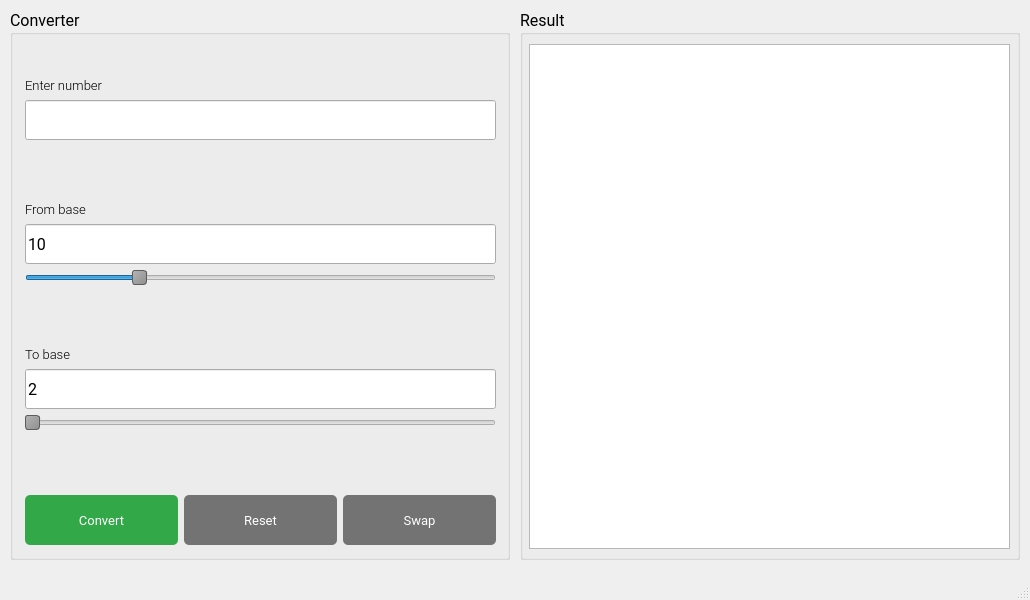
<?xml version="1.0" encoding="UTF-8"?>
<ui version="4.0">
 <class>MainWindow</class>
 <widget class="QMainWindow" name="MainWindow">
  <property name="geometry">
   <rect>
    <x>0</x>
    <y>0</y>
    <width>1030</width>
    <height>600</height>
   </rect>
  </property>
  <property name="windowTitle">
   <string>MainWindow</string>
  </property>
  <widget class="QWidget" name="centralwidget">
   <widget class="QGroupBox" name="groupBox">
    <property name="geometry">
     <rect>
      <x>10</x>
      <y>10</y>
      <width>500</width>
      <height>550</height>
     </rect>
    </property>
    <property name="font">
     <font>
      <family>Roboto</family>
      <pointsize>12</pointsize>
     </font>
    </property>
    <property name="title">
     <string>Converter</string>
    </property>
    <widget class="QWidget" name="layoutWidget">
     <property name="geometry">
      <rect>
       <x>10</x>
       <y>12</y>
       <width>481</width>
       <height>441</height>
      </rect>
     </property>
     <property name="minimumSize">
      <size>
       <width>0</width>
       <height>50</height>
      </size>
     </property>
     <layout class="QVBoxLayout" name="verticalLayout_6">
      <property name="leftMargin">
       <number>5</number>
      </property>
      <property name="rightMargin">
       <number>5</number>
      </property>
      <item>
       <layout class="QVBoxLayout" name="verticalLayout">
        <item>
         <widget class="QLabel" name="label">
          <property name="minimumSize">
           <size>
            <width>0</width>
            <height>40</height>
           </size>
          </property>
          <property name="maximumSize">
           <size>
            <width>16777215</width>
            <height>40</height>
           </size>
          </property>
          <property name="font">
           <font>
            <family>Roboto Light</family>
            <pointsize>10</pointsize>
           </font>
          </property>
          <property name="text">
           <string>Enter number</string>
          </property>
          <property name="alignment">
           <set>Qt::AlignBottom|Qt::AlignLeading|Qt::AlignLeft</set>
          </property>
         </widget>
        </item>
        <item>
         <widget class="QLineEdit" name="NumIn">
          <property name="minimumSize">
           <size>
            <width>0</width>
            <height>40</height>
           </size>
          </property>
         </widget>
        </item>
       </layout>
      </item>
      <item>
       <layout class="QVBoxLayout" name="verticalLayout_5">
        <item>
         <layout class="QVBoxLayout" name="verticalLayout_2">
          <item>
           <widget class="QLabel" name="label_2">
            <property name="minimumSize">
             <size>
              <width>0</width>
              <height>40</height>
             </size>
            </property>
            <property name="maximumSize">
             <size>
              <width>16777215</width>
              <height>40</height>
             </size>
            </property>
            <property name="font">
             <font>
              <family>Roboto Light</family>
              <pointsize>10</pointsize>
             </font>
            </property>
            <property name="text">
             <string>From base</string>
            </property>
            <property name="alignment">
             <set>Qt::AlignBottom|Qt::AlignLeading|Qt::AlignLeft</set>
            </property>
           </widget>
          </item>
          <item>
           <widget class="QLineEdit" name="from">
            <property name="minimumSize">
             <size>
              <width>0</width>
              <height>40</height>
             </size>
            </property>
            <property name="text">
             <string>10</string>
            </property>
           </widget>
          </item>
         </layout>
        </item>
        <item>
         <widget class="QSlider" name="horizontalSlider">
          <property name="styleSheet">
           <string notr="true">QSlider::handle:horizontal {
     background: qlineargradient(x1:0, y1:0, x2:1, y2:1, stop:0 #b4b4b4, stop:1 #8f8f8f);
     border: 1px solid #5c5c5c;
     width: 18px;
     margin: -2px 0; 
     border-radius: 3px;
 }</string>
          </property>
          <property name="minimum">
           <number>2</number>
          </property>
          <property name="maximum">
           <number>36</number>
          </property>
          <property name="value">
           <number>10</number>
          </property>
          <property name="orientation">
           <enum>Qt::Horizontal</enum>
          </property>
         </widget>
        </item>
       </layout>
      </item>
      <item>
       <layout class="QVBoxLayout" name="verticalLayout_4">
        <item>
         <layout class="QVBoxLayout" name="verticalLayout_3">
          <item>
           <widget class="QLabel" name="label_3">
            <property name="minimumSize">
             <size>
              <width>0</width>
              <height>40</height>
             </size>
            </property>
            <property name="maximumSize">
             <size>
              <width>16777215</width>
              <height>40</height>
             </size>
            </property>
            <property name="font">
             <font>
              <family>Roboto Light</family>
              <pointsize>10</pointsize>
             </font>
            </property>
            <property name="text">
             <string>To base</string>
            </property>
            <property name="alignment">
             <set>Qt::AlignBottom|Qt::AlignLeading|Qt::AlignLeft</set>
            </property>
           </widget>
          </item>
          <item>
           <widget class="QLineEdit" name="to">
            <property name="minimumSize">
             <size>
              <width>0</width>
              <height>40</height>
             </size>
            </property>
            <property name="text">
             <string>2</string>
            </property>
           </widget>
          </item>
         </layout>
        </item>
        <item>
         <widget class="QSlider" name="horizontalSlider_2">
          <property name="styleSheet">
           <string notr="true">QSlider::handle:horizontal {
     background: qlineargradient(x1:0, y1:0, x2:1, y2:1, stop:0 #b4b4b4, stop:1 #8f8f8f);
     border: 1px solid #5c5c5c;
     width: 18px;
     margin: -2px 0; 
     border-radius: 3px;
 }</string>
          </property>
          <property name="minimum">
           <number>2</number>
          </property>
          <property name="maximum">
           <number>36</number>
          </property>
          <property name="orientation">
           <enum>Qt::Horizontal</enum>
          </property>
         </widget>
        </item>
       </layout>
      </item>
     </layout>
    </widget>
    <widget class="QWidget" name="layoutWidget">
     <property name="geometry">
      <rect>
       <x>10</x>
       <y>480</y>
       <width>481</width>
       <height>61</height>
      </rect>
     </property>
     <property name="minimumSize">
      <size>
       <width>0</width>
       <height>50</height>
      </size>
     </property>
     <layout class="QHBoxLayout" name="horizontalLayout">
      <property name="leftMargin">
       <number>5</number>
      </property>
      <property name="rightMargin">
       <number>5</number>
      </property>
      <item>
       <widget class="QPushButton" name="convertButton">
        <property name="minimumSize">
         <size>
          <width>0</width>
          <height>50</height>
         </size>
        </property>
        <property name="font">
         <font>
          <family>Roboto</family>
          <pointsize>10</pointsize>
         </font>
        </property>
        <property name="cursor">
         <cursorShape>PointingHandCursor</cursorShape>
        </property>
        <property name="mouseTracking">
         <bool>true</bool>
        </property>
        <property name="focusPolicy">
         <enum>Qt::ClickFocus</enum>
        </property>
        <property name="styleSheet">
         <string notr="true">QPushButton {
background-color: #32a848;
color: white;
border-radius: 5px;
}
QPushButton::hover {
	background-color: #288539;
}</string>
        </property>
        <property name="text">
         <string>Convert</string>
        </property>
        <property name="autoDefault">
         <bool>false</bool>
        </property>
       </widget>
      </item>
      <item>
       <widget class="QPushButton" name="pushButton_2">
        <property name="minimumSize">
         <size>
          <width>0</width>
          <height>50</height>
         </size>
        </property>
        <property name="font">
         <font>
          <family>Roboto</family>
          <pointsize>10</pointsize>
         </font>
        </property>
        <property name="cursor">
         <cursorShape>PointingHandCursor</cursorShape>
        </property>
        <property name="styleSheet">
         <string notr="true">QPushButton {
	background-color: #737373;
	color: white;
	border-radius: 5px;
}
QPushButton::hover {
	background-color: #525252;
}</string>
        </property>
        <property name="text">
         <string>Reset</string>
        </property>
       </widget>
      </item>
      <item>
       <widget class="QPushButton" name="pushButton_3">
        <property name="minimumSize">
         <size>
          <width>0</width>
          <height>50</height>
         </size>
        </property>
        <property name="font">
         <font>
          <family>Roboto</family>
          <pointsize>10</pointsize>
         </font>
        </property>
        <property name="cursor">
         <cursorShape>PointingHandCursor</cursorShape>
        </property>
        <property name="styleSheet">
         <string notr="true">QPushButton {
	background-color: #737373;
	color: white;
	border-radius: 5px;
}
QPushButton::hover {
	background-color: #525252;
}</string>
        </property>
        <property name="text">
         <string>Swap</string>
        </property>
       </widget>
      </item>
     </layout>
    </widget>
   </widget>
   <widget class="QGroupBox" name="groupBox_2">
    <property name="geometry">
     <rect>
      <x>520</x>
      <y>10</y>
      <width>500</width>
      <height>550</height>
     </rect>
    </property>
    <property name="font">
     <font>
      <family>Roboto</family>
      <pointsize>12</pointsize>
     </font>
    </property>
    <property name="styleSheet">
     <string notr="true">QScrollArea#PreviewModel{
    background-color: #282828;
    border: none;
}

#modelWidget{
    border: 2px solid #00aaff;
}</string>
    </property>
    <property name="title">
     <string>Result</string>
    </property>
    <widget class="QScrollArea" name="scrollArea">
     <property name="geometry">
      <rect>
       <x>9</x>
       <y>34</y>
       <width>481</width>
       <height>505</height>
      </rect>
     </property>
     <property name="styleSheet">
      <string notr="true"/>
     </property>
     <property name="widgetResizable">
      <bool>true</bool>
     </property>
     <widget class="QWidget" name="scrollAreaWidgetContents">
      <property name="geometry">
       <rect>
        <x>0</x>
        <y>0</y>
        <width>479</width>
        <height>503</height>
       </rect>
      </property>
      <widget class="QTextEdit" name="resultLabel">
       <property name="geometry">
        <rect>
         <x>0</x>
         <y>0</y>
         <width>481</width>
         <height>505</height>
        </rect>
       </property>
       <property name="font">
        <font>
         <family>Roboto</family>
         <pointsize>12</pointsize>
        </font>
       </property>
       <property name="styleSheet">
        <string notr="true">QTextEdit {
	border:none;
}</string>
       </property>
       <property name="readOnly">
        <bool>true</bool>
       </property>
      </widget>
     </widget>
    </widget>
   </widget>
  </widget>
  <widget class="QStatusBar" name="statusbar"/>
 </widget>
 <resources/>
 <connections/>
</ui>
